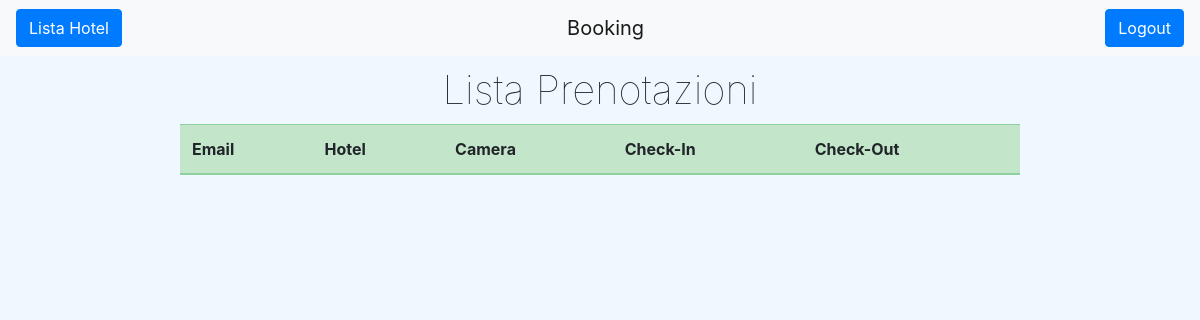
The page /homeAlbergatore/ (signed in) on the database as committed earlier.
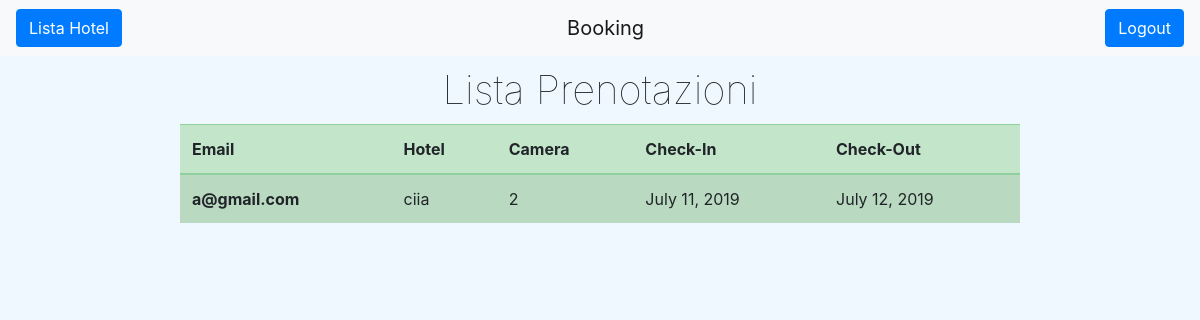
The same page on the database as committed later.
### ProgettoISW/models.py (models this page shows, shortened)
class Prenotazione(models.Model):
    email = models.EmailField()
    camera = models.ForeignKey(Camera, on_delete=models.CASCADE)
    checkIn = models.DateField()
    checkOut = models.DateField()

class Camera(models.Model):
    hotel = models.ForeignKey(Hotel, on_delete=models.CASCADE)
    numero = models.IntegerField()
    nLetti = models.IntegerField()
    prezzo = models.FloatField()
    servizi = models.TextField()

class Hotel(models.Model):
    albergatore = models.ForeignKey(Albergatore, on_delete=models.CASCADE)
    nome = models.CharField(max_length=100)
    descrizione = models.TextField()
    citta = models.CharField(max_length=100)
    indirizzo = models.CharField(max_length=100)

### ProgettoISW/views.py (the view)
# urls.py: path('homeAlbergatore/', views.homeAlbergatore),
def homeAlbergatore(request):
    albergatore = ""
    if 'nomeAlbergatore' in request.session:
        albergatore = request.session['nomeAlbergatore']
    else:
        return redirect('/home/')
    elencoPrenotazioni = []
    for p in Prenotazione.objects.all():
        if p.camera.hotel.albergatore.username == albergatore:
            elencoPrenotazioni.append(p)
    return render(request, "homeAlbergatore.html", {'prenotazioni': elencoPrenotazioni})

### templates/homeAlbergatore.html (shortened to what this page needs)
{% extends "base.html" %}
{% block tasto-sinistro %}
    <button id="lista-hotel" class="btn btn-primary" type="button">
            <a href="/listaHotel/">Lista Hotel</a>
    </button>
{% endblock %}
{% block content %}
    <main>
        <div class="wrapper">
            <h1 id="maintitle">Lista Prenotazioni</h1>
            <table class="table table-striped table-hover table-success">
                <thead>
                    <tr>
                        <th scope="col">Email</th>
                        <th scope="col">Hotel</th>
                        <th scope="col">Camera</th>
                        <th scope="col">Check-In</th>
                        <th scope="col">Check-Out</th>
                    </tr>
                </thead>
                <tbody>
                    {% for p in prenotazioni %}
                    <tr>
                        <th scope="row">{{ p.email }}</th>
                        <td>{{ p.camera.hotel.nome }}</td>
                        <td>{{ p.camera.numero }}</td>
                        <td>{{ p.checkIn }}</td>
                        <td>{{ p.checkOut }}</td>
                    </tr>
                    {% endfor %}
                </tbody>
            </table>
        </div>
    </main>
{% endblock %}

Rows that differ between the two databases and show on the page:
added Prenotazione: email "a@gmail.com", camera.hotel.nome "ciia", camera.numero "2", checkIn "July 11, 2019", checkOut "July 12, 2019"
